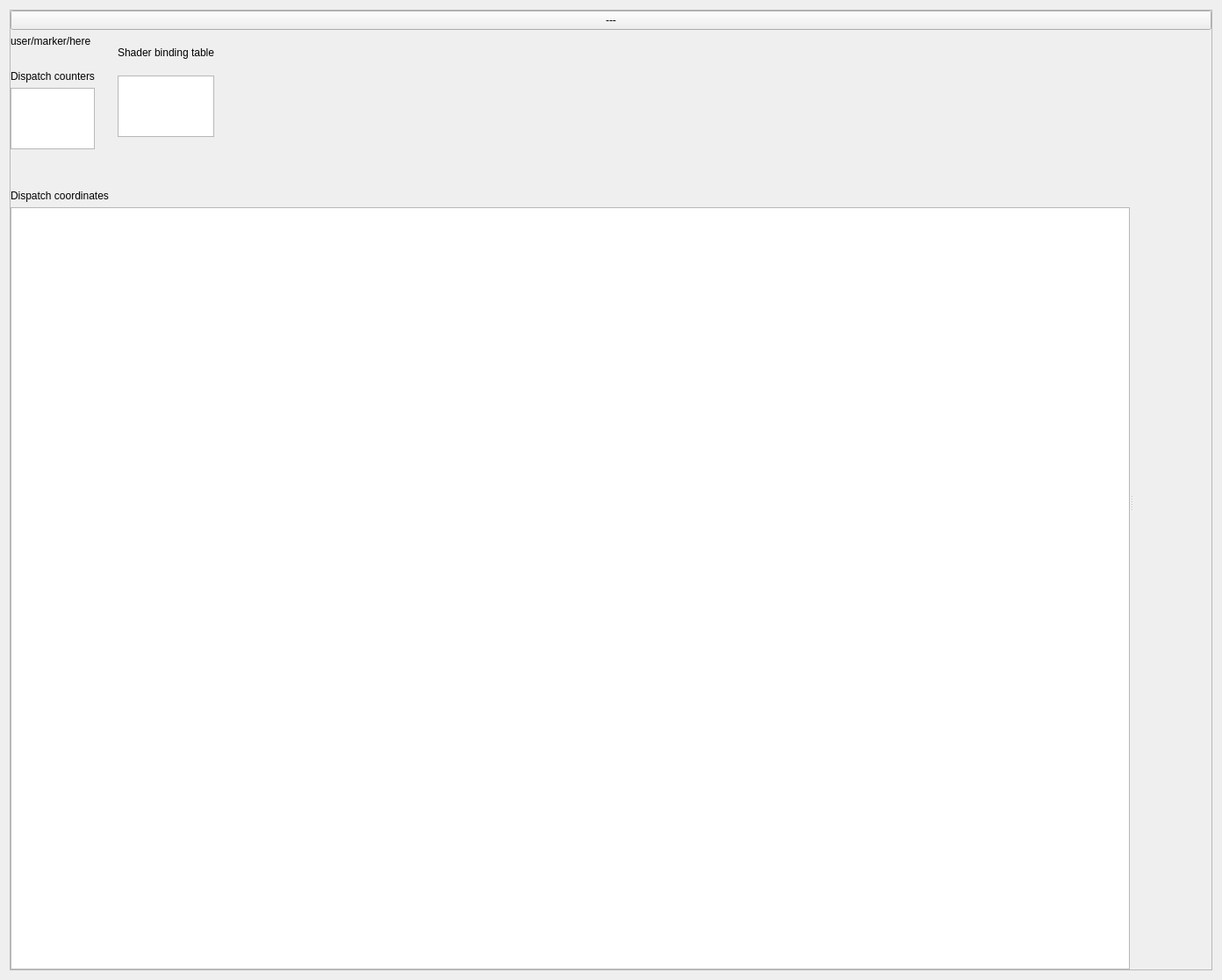
<?xml version="1.0" encoding="UTF-8"?>
<ui version="4.0">
 <class>RayHistoryPane</class>
 <widget class="QWidget" name="RayHistoryPane">
  <property name="geometry">
   <rect>
    <x>0</x>
    <y>0</y>
    <width>1392</width>
    <height>1116</height>
   </rect>
  </property>
  <layout class="QHBoxLayout" name="horizontal_layout_">
   <item>
    <widget class="QScrollArea" name="main_scroll_area_">
     <property name="widgetResizable">
      <bool>true</bool>
     </property>
     <widget class="QWidget" name="main_content_">
      <property name="geometry">
       <rect>
        <x>0</x>
        <y>0</y>
        <width>1372</width>
        <height>1096</height>
       </rect>
      </property>
      <layout class="QVBoxLayout" stretch="2,10">
       <property name="leftMargin">
        <number>0</number>
       </property>
       <property name="topMargin">
        <number>0</number>
       </property>
       <property name="rightMargin">
        <number>0</number>
       </property>
       <property name="bottomMargin">
        <number>0</number>
       </property>
       <item>
        <widget class="ArrowIconComboBox" name="dispatch_combo_box_">
         <property name="sizePolicy">
          <sizepolicy hsizetype="Minimum" vsizetype="Fixed">
           <horstretch>0</horstretch>
           <verstretch>0</verstretch>
          </sizepolicy>
         </property>
         <property name="text">
          <string>---</string>
         </property>
        </widget>
       </item>
       <item>
        <widget class="QStackedWidget" name="dispatch_valid_switch_">
         <property name="currentIndex">
          <number>0</number>
         </property>
         <widget class="QWidget" name="ray_valid_">
          <layout class="QHBoxLayout" name="inspector_page_layout_" stretch="100,1">
           <property name="leftMargin">
            <number>0</number>
           </property>
           <property name="topMargin">
            <number>0</number>
           </property>
           <property name="rightMargin">
            <number>0</number>
           </property>
           <property name="bottomMargin">
            <number>0</number>
           </property>
           <item>
            <widget class="QSplitter" name="ray_splitter_">
             <property name="orientation">
              <enum>Qt::Horizontal</enum>
             </property>
             <widget class="QWidget" name="left_widget_" native="true">
              <property name="sizePolicy">
               <sizepolicy hsizetype="Ignored" vsizetype="Preferred">
                <horstretch>0</horstretch>
                <verstretch>0</verstretch>
               </sizepolicy>
              </property>
              <layout class="QVBoxLayout" name="vertical_layout_left_">
               <property name="leftMargin">
                <number>0</number>
               </property>
               <property name="topMargin">
                <number>0</number>
               </property>
               <property name="rightMargin">
                <number>0</number>
               </property>
               <property name="bottomMargin">
                <number>0</number>
               </property>
               <item>
                <layout class="QHBoxLayout">
                 <property name="leftMargin">
                  <number>0</number>
                 </property>
                 <property name="topMargin">
                  <number>0</number>
                 </property>
                 <property name="rightMargin">
                  <number>0</number>
                 </property>
                 <property name="bottomMargin">
                  <number>0</number>
                 </property>
                 <item>
                  <layout class="QVBoxLayout">
                   <property name="leftMargin">
                    <number>0</number>
                   </property>
                   <property name="topMargin">
                    <number>0</number>
                   </property>
                   <property name="rightMargin">
                    <number>0</number>
                   </property>
                   <property name="bottomMargin">
                    <number>0</number>
                   </property>
                   <item>
                    <widget class="ScaledLabel" name="user_marker_stack_">
                     <property name="text">
                      <string>user/marker/here</string>
                     </property>
                    </widget>
                   </item>
                   <item>
                    <spacer>
                     <property name="orientation">
                      <enum>Qt::Vertical</enum>
                     </property>
                     <property name="sizeType">
                      <enum>QSizePolicy::Minimum</enum>
                     </property>
                     <property name="sizeHint" stdset="0">
                      <size>
                       <width>20</width>
                       <height>20</height>
                      </size>
                     </property>
                    </spacer>
                   </item>
                   <item>
                    <widget class="ScaledLabel" name="dispatch_counters_label_">
                     <property name="sizePolicy">
                      <sizepolicy hsizetype="Minimum" vsizetype="Fixed">
                       <horstretch>0</horstretch>
                       <verstretch>0</verstretch>
                      </sizepolicy>
                     </property>
                     <property name="rightMargin">
                      <number>50</number>
                     </property>
                     <property name="text">
                      <string>Dispatch counters</string>
                     </property>
                    </widget>
                   </item>
                   <item>
                    <widget class="ScaledTableView" name="dispatch_stats_table_">
                     <property name="sizePolicy">
                      <sizepolicy hsizetype="Maximum" vsizetype="Maximum">
                       <horstretch>0</horstretch>
                       <verstretch>0</verstretch>
                      </sizepolicy>
                     </property>
                     <property name="maximumSize">
                      <size>
                       <width>500</width>
                       <height>16777215</height>
                      </size>
                     </property>
                     <property name="verticalScrollBarPolicy">
                      <enum>Qt::ScrollBarAlwaysOff</enum>
                     </property>
                     <property name="horizontalScrollBarPolicy">
                      <enum>Qt::ScrollBarAlwaysOff</enum>
                     </property>
                     <property name="sizeAdjustPolicy">
                      <enum>QAbstractScrollArea::AdjustToContents</enum>
                     </property>
                     <property name="wordWrap">
                      <bool>false</bool>
                     </property>
                    </widget>
                   </item>
                   <item>
                    <spacer>
                     <property name="orientation">
                      <enum>Qt::Vertical</enum>
                     </property>
                     <property name="sizeType">
                      <enum>QSizePolicy::Minimum</enum>
                     </property>
                     <property name="sizeHint" stdset="0">
                      <size>
                       <width>20</width>
                       <height>20</height>
                      </size>
                     </property>
                    </spacer>
                   </item>
                  </layout>
                 </item>
                 <item>
                  <spacer>
                   <property name="orientation">
                    <enum>Qt::Horizontal</enum>
                   </property>
                   <property name="sizeType">
                    <enum>QSizePolicy::Fixed</enum>
                   </property>
                   <property name="sizeHint" stdset="0">
                    <size>
                     <width>20</width>
                     <height>20</height>
                    </size>
                   </property>
                  </spacer>
                 </item>
                 <item>
                  <widget class="QWidget" name="shader_binding_table_container_">
                   <layout class="QVBoxLayout">
                    <property name="leftMargin">
                     <number>0</number>
                    </property>
                    <property name="topMargin">
                     <number>0</number>
                    </property>
                    <property name="rightMargin">
                     <number>0</number>
                    </property>
                    <property name="bottomMargin">
                     <number>0</number>
                    </property>
                    <item>
                     <widget class="ScaledLabel" name="shader_binding_table_label_">
                      <property name="sizePolicy">
                       <sizepolicy hsizetype="Minimum" vsizetype="Fixed">
                        <horstretch>0</horstretch>
                        <verstretch>0</verstretch>
                       </sizepolicy>
                      </property>
                      <property name="rightMargin">
                       <number>50</number>
                      </property>
                      <property name="text">
                       <string>Shader binding table</string>
                      </property>
                     </widget>
                    </item>
                    <item>
                     <widget class="ScaledTableView" name="shader_binding_table_">
                      <property name="sizePolicy">
                       <sizepolicy hsizetype="Maximum" vsizetype="Maximum">
                        <horstretch>0</horstretch>
                        <verstretch>0</verstretch>
                       </sizepolicy>
                      </property>
                      <property name="maximumSize">
                       <size>
                        <width>660</width>
                        <height>16777215</height>
                       </size>
                      </property>
                      <property name="verticalScrollBarPolicy">
                       <enum>Qt::ScrollBarAlwaysOff</enum>
                      </property>
                      <property name="horizontalScrollBarPolicy">
                       <enum>Qt::ScrollBarAlwaysOff</enum>
                      </property>
                      <property name="sizeAdjustPolicy">
                       <enum>QAbstractScrollArea::AdjustToContents</enum>
                      </property>
                      <property name="wordWrap">
                       <bool>false</bool>
                      </property>
                     </widget>
                    </item>
                    <item>
                     <spacer>
                      <property name="orientation">
                       <enum>Qt::Vertical</enum>
                      </property>
                      <property name="sizeType">
                       <enum>QSizePolicy::Minimum</enum>
                      </property>
                      <property name="sizeHint" stdset="0">
                       <size>
                        <width>20</width>
                        <height>20</height>
                       </size>
                      </property>
                     </spacer>
                    </item>
                   </layout>
                  </widget>
                 </item>
                 <item>
                  <spacer>
                   <property name="orientation">
                    <enum>Qt::Horizontal</enum>
                   </property>
                   <property name="sizeType">
                    <enum>QSizePolicy::Expanding</enum>
                   </property>
                   <property name="sizeHint" stdset="0">
                    <size>
                     <width>20</width>
                     <height>20</height>
                    </size>
                   </property>
                  </spacer>
                 </item>
                </layout>
               </item>
               <item>
                <spacer>
                 <property name="orientation">
                  <enum>Qt::Vertical</enum>
                 </property>
                 <property name="sizeType">
                  <enum>QSizePolicy::Minimum</enum>
                 </property>
                 <property name="sizeHint" stdset="0">
                  <size>
                   <width>20</width>
                   <height>20</height>
                  </size>
                 </property>
                </spacer>
               </item>
               <item>
                <widget class="ScaledLabel" name="dispatch_indices_label_">
                 <property name="sizePolicy">
                  <sizepolicy hsizetype="Minimum" vsizetype="Fixed">
                   <horstretch>0</horstretch>
                   <verstretch>0</verstretch>
                  </sizepolicy>
                 </property>
                 <property name="rightMargin">
                  <number>50</number>
                 </property>
                 <property name="text">
                  <string>Dispatch coordinates</string>
                 </property>
                </widget>
               </item>
               <item>
                <widget class="ScaledTableView" name="ray_table_" native="true">
                 <property name="sizePolicy">
                  <sizepolicy hsizetype="Preferred" vsizetype="Expanding">
                   <horstretch>0</horstretch>
                   <verstretch>0</verstretch>
                  </sizepolicy>
                 </property>
                </widget>
               </item>
              </layout>
             </widget>
             <widget class="QWidget" name="right_widget_" native="true">
              <property name="sizePolicy">
               <sizepolicy hsizetype="Ignored" vsizetype="Expanding">
                <horstretch>0</horstretch>
                <verstretch>0</verstretch>
               </sizepolicy>
              </property>
              <layout class="QVBoxLayout" name="vertical_layout_right_">
               <property name="leftMargin">
                <number>0</number>
               </property>
               <property name="topMargin">
                <number>0</number>
               </property>
               <property name="rightMargin">
                <number>0</number>
               </property>
               <property name="bottomMargin">
                <number>0</number>
               </property>
               <item>
                <layout class="QVBoxLayout">
                 <property name="leftMargin">
                  <number>0</number>
                 </property>
                 <property name="topMargin">
                  <number>0</number>
                 </property>
                 <property name="rightMargin">
                  <number>0</number>
                 </property>
                 <property name="bottomMargin">
                  <number>0</number>
                 </property>
                 <item>
                  <widget class="QWidget" name="ray_history_viewer_container_widget_">
                   <property name="sizePolicy">
                    <sizepolicy hsizetype="Expanding" vsizetype="Expanding">
                     <horstretch>0</horstretch>
                     <verstretch>0</verstretch>
                    </sizepolicy>
                   </property>
                   <layout class="QVBoxLayout" name="ray_history_viewer_container_">
                    <property name="spacing">
                     <number>0</number>
                    </property>
                    <property name="sizeConstraint">
                     <enum>QLayout::SetMinAndMaxSize</enum>
                    </property>
                   </layout>
                  </widget>
                 </item>
                </layout>
               </item>
              </layout>
             </widget>
            </widget>
           </item>
          </layout>
         </widget>
         <widget class="QWidget" name="ray_invalid_">
          <layout class="QVBoxLayout" name="ray_invalid_layout_">
           <property name="leftMargin">
            <number>0</number>
           </property>
           <property name="topMargin">
            <number>0</number>
           </property>
           <property name="rightMargin">
            <number>0</number>
           </property>
           <property name="bottomMargin">
            <number>0</number>
           </property>
           <item>
            <spacer name="vertical_spacer_1_">
             <property name="orientation">
              <enum>Qt::Vertical</enum>
             </property>
             <property name="sizeType">
              <enum>QSizePolicy::Minimum</enum>
             </property>
             <property name="sizeHint" stdset="0">
              <size>
               <width>0</width>
               <height>0</height>
              </size>
             </property>
            </spacer>
           </item>
           <item>
            <widget class="QLabel" name="label_1_">
             <property name="sizePolicy">
              <sizepolicy hsizetype="Preferred" vsizetype="Fixed">
               <horstretch>0</horstretch>
               <verstretch>0</verstretch>
              </sizepolicy>
             </property>
             <property name="text">
              <string/>
             </property>
             <property name="pixmap">
              <pixmap resource="resources.qrc">:/Resources/assets/stop_128x128.png</pixmap>
             </property>
             <property name="alignment">
              <set>Qt::AlignCenter</set>
             </property>
            </widget>
           </item>
           <item>
            <widget class="ScaledLabel" name="label_2_">
             <property name="sizePolicy">
              <sizepolicy hsizetype="Preferred" vsizetype="Fixed">
               <horstretch>0</horstretch>
               <verstretch>0</verstretch>
              </sizepolicy>
             </property>
             <property name="font">
              <font>
               <pointsize>12</pointsize>
              </font>
             </property>
             <property name="text">
              <string>The selected dispatch contains malformed data.</string>
             </property>
             <property name="alignment">
              <set>Qt::AlignCenter</set>
             </property>
            </widget>
           </item>
           <item>
            <widget class="ScaledLabel" name="label_3_">
             <property name="sizePolicy">
              <sizepolicy hsizetype="Preferred" vsizetype="Fixed">
               <horstretch>0</horstretch>
               <verstretch>0</verstretch>
              </sizepolicy>
             </property>
             <property name="font">
              <font>
               <pointsize>12</pointsize>
              </font>
             </property>
             <property name="text">
              <string>To file a bug report please open an issue on the Radeon Raytracing Analyzer GitHub page.</string>
             </property>
             <property name="alignment">
              <set>Qt::AlignCenter</set>
             </property>
            </widget>
           </item>
           <item>
            <spacer name="vertical_spacer_2_">
             <property name="orientation">
              <enum>Qt::Vertical</enum>
             </property>
             <property name="sizeHint" stdset="0">
              <size>
               <width>0</width>
               <height>0</height>
              </size>
             </property>
            </spacer>
           </item>
          </layout>
         </widget>
         <widget class="QWidget" name="ray_loading_">
          <layout class="QVBoxLayout" name="ray_loading_layout_">
           <property name="leftMargin">
            <number>0</number>
           </property>
           <property name="topMargin">
            <number>0</number>
           </property>
           <property name="rightMargin">
            <number>0</number>
           </property>
           <property name="bottomMargin">
            <number>0</number>
           </property>
           <item>
            <spacer>
             <property name="orientation">
              <enum>Qt::Vertical</enum>
             </property>
             <property name="sizeType">
              <enum>QSizePolicy::Minimum</enum>
             </property>
             <property name="sizeHint" stdset="0">
              <size>
               <width>0</width>
               <height>0</height>
              </size>
             </property>
            </spacer>
           </item>
           <item>
            <widget class="DispatchLoadingBar" name="loading_bar_">
            </widget>
           </item>
           <item>
            <spacer>
             <property name="orientation">
              <enum>Qt::Vertical</enum>
             </property>
             <property name="sizeHint" stdset="0">
              <size>
               <width>0</width>
               <height>0</height>
              </size>
             </property>
            </spacer>
           </item>
          </layout>
         </widget>
        </widget>
       </item>
      </layout>
     </widget>
    </widget>
   </item>
  </layout>
 </widget>
 <customwidgets>
  <customwidget>
   <class>ScaledLabel</class>
   <extends>QLabel</extends>
   <header>qt_common/custom_widgets/scaled_label.h</header>
  </customwidget>
  <customwidget>
   <class>ScaledTreeView</class>
   <extends>QTreeView</extends>
   <header>qt_common/custom_widgets/scaled_tree_view.h</header>
  </customwidget>
  <customwidget>
   <class>ScaledTableView</class>
   <extends>QTableView</extends>
   <header>qt_common/custom_widgets/scaled_table_view.h</header>
  </customwidget>
  <customwidget>
   <class>ArrowIconComboBox</class>
   <extends>QPushButton</extends>
   <header>qt_common/custom_widgets/arrow_icon_combo_box.h</header>
   <container>1</container>
  </customwidget>
  <customwidget>
   <class>DispatchLoadingBar</class>
   <extends>QWidget</extends>
   <header>views/custom_widgets/dispatch_loading_bar.h</header>
  </customwidget>
 </customwidgets>
 <resources>
  <include location="../../resources.qrc"/>
 </resources>
 <connections/>
</ui>
